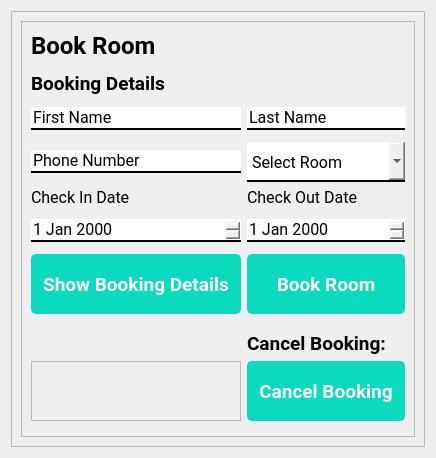
      <widget class="QWidget" name="bookRoomPage">
       <layout class="QGridLayout" name="gridLayout_12">
        <item row="0" column="0">
         <widget class="QFrame" name="frame_13">
          <property name="frameShape">
           <enum>QFrame::StyledPanel</enum>
          </property>
          <property name="frameShadow">
           <enum>QFrame::Raised</enum>
          </property>
          <layout class="QGridLayout" name="gridLayout_14">
           <item row="0" column="0">
            <widget class="QFrame" name="frame_16">
             <property name="frameShape">
              <enum>QFrame::StyledPanel</enum>
             </property>
             <property name="frameShadow">
              <enum>QFrame::Raised</enum>
             </property>
             <layout class="QGridLayout" name="gridLayout_15">
              <item row="13" column="1">
               <widget class="QFrame" name="frame_31">
                <property name="frameShape">
                 <enum>QFrame::StyledPanel</enum>
                </property>
                <property name="frameShadow">
                 <enum>QFrame::Raised</enum>
                </property>
               </widget>
              </item>
              <item row="6" column="1">
               <widget class="QComboBox" name="selectRoomInput">
                <property name="minimumSize">
                 <size>
                  <width>0</width>
                  <height>40</height>
                 </size>
                </property>
                <property name="font">
                 <font>
                  <family>Roboto</family>
                  <pointsize>12</pointsize>
                 </font>
                </property>
                <property name="styleSheet">
                 <string notr="true">border:none;
border-bottom:2px solid black;</string>
                </property>
                <item>
                 <property name="text">
                  <string>Select Room</string>
                 </property>
                </item>
               </widget>
              </item>
              <item row="9" column="1">
               <widget class="QDateEdit" name="dateEdit_4">
                <property name="font">
                 <font>
                  <family>Roboto</family>
                  <pointsize>12</pointsize>
                  <weight>50</weight>
                  <bold>false</bold>
                 </font>
                </property>
                <property name="styleSheet">
                 <string notr="true">border:none;
border-bottom: 2px solid black;</string>
                </property>
               </widget>
              </item>
              <item row="12" column="1">
               <widget class="QPushButton" name="bookRoomBtn_3">
                <property name="minimumSize">
                 <size>
                  <width>0</width>
                  <height>60</height>
                 </size>
                </property>
                <property name="font">
                 <font>
                  <family>Roboto</family>
                  <pointsize>14</pointsize>
                  <weight>75</weight>
                  <bold>true</bold>
                 </font>
                </property>
                <property name="styleSheet">
                 <string notr="true">/* Normal state styling */
QPushButton#bookRoomBtn_3 {
    color: white;
    background: #0BDABF;
    border: 2px solid #0BDABF;
    border-radius: 5px;
    padding: 5px 10px;
}

/* Hover state styling */
QPushButton#bookRoomBtn_3:hover {
    background: #08A79D; /* Change the color for hover effect */
}

/* Advanced styling */
QPushButton#bookRoomBtn_3:pressed {
    background: #067267; /* Change the color for pressed effect */
    border: 2px solid #067267;
}

/* Add any other advanced styling here */

</string>
                </property>
                <property name="text">
                 <string>Book Room</string>
                </property>
               </widget>
              </item>
              <item row="9" column="0">
               <widget class="QDateEdit" name="dateEdit_3">
                <property name="font">
                 <font>
                  <family>Roboto</family>
                  <pointsize>12</pointsize>
                  <weight>50</weight>
                  <bold>false</bold>
                 </font>
                </property>
                <property name="styleSheet">
                 <string notr="true">border:none;
border-bottom: 2px solid black;</string>
                </property>
               </widget>
              </item>
              <item row="3" column="0">
               <widget class="QFrame" name="frame_36">
                <property name="frameShape">
                 <enum>QFrame::StyledPanel</enum>
                </property>
                <property name="frameShadow">
                 <enum>QFrame::Raised</enum>
                </property>
               </widget>
              </item>
              <item row="17" column="0">
               <widget class="QFrame" name="frame_29">
                <property name="frameShape">
                 <enum>QFrame::StyledPanel</enum>
                </property>
                <property name="frameShadow">
                 <enum>QFrame::Raised</enum>
                </property>
               </widget>
              </item>
              <item row="1" column="0">
               <widget class="QFrame" name="frame_37">
                <property name="frameShape">
                 <enum>QFrame::StyledPanel</enum>
                </property>
                <property name="frameShadow">
                 <enum>QFrame::Raised</enum>
                </property>
               </widget>
              </item>
              <item row="18" column="0">
               <widget class="QFrame" name="frame_30">
                <property name="frameShape">
                 <enum>QFrame::StyledPanel</enum>
                </property>
                <property name="frameShadow">
                 <enum>QFrame::Raised</enum>
                </property>
               </widget>
              </item>
              <item row="15" column="0">
               <widget class="QFrame" name="frame_28">
                <property name="frameShape">
                 <enum>QFrame::StyledPanel</enum>
                </property>
                <property name="frameShadow">
                 <enum>QFrame::Raised</enum>
                </property>
               </widget>
              </item>
              <item row="10" column="0">
               <widget class="QFrame" name="frame_33">
                <property name="frameShape">
                 <enum>QFrame::StyledPanel</enum>
                </property>
                <property name="frameShadow">
                 <enum>QFrame::Raised</enum>
                </property>
               </widget>
              </item>
              <item row="8" column="0">
               <widget class="QFrame" name="frame_34">
                <property name="frameShape">
                 <enum>QFrame::StyledPanel</enum>
                </property>
                <property name="frameShadow">
                 <enum>QFrame::Raised</enum>
                </property>
               </widget>
              </item>
              <item row="5" column="0">
               <widget class="QFrame" name="frame_35">
                <property name="frameShape">
                 <enum>QFrame::StyledPanel</enum>
                </property>
                <property name="frameShadow">
                 <enum>QFrame::Raised</enum>
                </property>
               </widget>
              </item>
              <item row="12" column="0">
               <widget class="QPushButton" name="showBookingDetailsBtn">
                <property name="minimumSize">
                 <size>
                  <width>0</width>
                  <height>60</height>
                 </size>
                </property>
                <property name="font">
                 <font>
                  <family>Roboto</family>
                  <pointsize>14</pointsize>
                  <weight>75</weight>
                  <bold>true</bold>
                 </font>
                </property>
                <property name="styleSheet">
                 <string notr="true">/* Normal state styling */
QPushButton#showBookingDetailsBtn {
    color: white;
    background: #0BDABF;
    border: 2px solid #0BDABF;
    border-radius: 5px;
    padding: 5px 10px;
}

/* Hover state styling */
QPushButton#showBookingDetailsBtn:hover {
    background: #08A79D; /* Change the color for hover effect */
}

/* Advanced styling */
QPushButton#showBookingDetailsBtn:pressed {
    background: #067267; /* Change the color for pressed effect */
    border: 2px solid #067267;
}

/* Add any other advanced styling here */

</string>
                </property>
                <property name="text">
                 <string>Show Booking Details</string>
                </property>
               </widget>
              </item>
              <item row="17" column="1">
               <widget class="QPushButton" name="cancelBookingBtn">
                <property name="minimumSize">
                 <size>
                  <width>0</width>
                  <height>60</height>
                 </size>
                </property>
                <property name="font">
                 <font>
                  <family>Roboto</family>
                  <pointsize>14</pointsize>
                  <weight>75</weight>
                  <bold>true</bold>
                 </font>
                </property>
                <property name="styleSheet">
                 <string notr="true">/* Normal state styling */
QPushButton#cancelBookingBtn {
    color: white;
    background: #0BDABF;
    border: 2px solid #0BDABF;
    border-radius: 5px;
    padding: 5px 10px;
}

/* Hover state styling */
QPushButton#cancelBookingBtn:hover {
    background: #08A79D; /* Change the color for hover effect */
}

/* Advanced styling */
QPushButton#cancelBookingBtn:pressed {
    background: #067267; /* Change the color for pressed effect */
    border: 2px solid #067267;
}

/* Add any other advanced styling here */

</string>
                </property>
                <property name="text">
                 <string>Cancel Booking</string>
                </property>
               </widget>
              </item>
              <item row="16" column="1">
               <widget class="QLabel" name="label_8">
                <property name="maximumSize">
                 <size>
                  <width>16777215</width>
                  <height>60</height>
                 </size>
                </property>
                <property name="font">
                 <font>
                  <family>Roboto</family>
                  <pointsize>14</pointsize>
                  <weight>75</weight>
                  <bold>true</bold>
                 </font>
                </property>
                <property name="text">
                 <string>Cancel Booking:</string>
                </property>
               </widget>
              </item>
              <item row="2" column="0">
               <widget class="QLabel" name="label_7">
                <property name="maximumSize">
                 <size>
                  <width>16777215</width>
                  <height>60</height>
                 </size>
                </property>
                <property name="font">
                 <font>
                  <family>Roboto</family>
                  <pointsize>14</pointsize>
                  <weight>75</weight>
                  <bold>true</bold>
                 </font>
                </property>
                <property name="text">
                 <string>Booking Details</string>
                </property>
               </widget>
              </item>
              <item row="6" column="0">
               <widget class="QLineEdit" name="phoneNumberInput">
                <property name="font">
                 <font>
                  <family>Roboto</family>
                  <pointsize>12</pointsize>
                  <weight>50</weight>
                  <bold>false</bold>
                 </font>
                </property>
                <property name="styleSheet">
                 <string notr="true">border:none;
border-bottom:2px solid black;</string>
                </property>
                <property name="text">
                 <string>Phone Number</string>
                </property>
               </widget>
              </item>
              <item row="0" column="0">
               <widget class="QLabel" name="label_5">
                <property name="maximumSize">
                 <size>
                  <width>16777215</width>
                  <height>60</height>
                 </size>
                </property>
                <property name="font">
                 <font>
                  <family>Roboto</family>
                  <pointsize>18</pointsize>
                  <weight>75</weight>
                  <bold>true</bold>
                 </font>
                </property>
                <property name="text">
                 <string>Book Room</string>
                </property>
               </widget>
              </item>
              <item row="4" column="0">
               <widget class="QLineEdit" name="firstNameInput">
                <property name="font">
                 <font>
                  <family>Roboto</family>
                  <pointsize>12</pointsize>
                  <weight>50</weight>
                  <bold>false</bold>
                 </font>
                </property>
                <property name="styleSheet">
                 <string notr="true">border:none;
border-bottom:2px solid black;</string>
                </property>
                <property name="text">
                 <string>First Name</string>
                </property>
               </widget>
              </item>
              <item row="4" column="1">
               <widget class="QLineEdit" name="lastNameInput">
                <property name="font">
                 <font>
                  <family>Roboto</family>
                  <pointsize>12</pointsize>
                  <weight>50</weight>
                  <bold>false</bold>
                 </font>
                </property>
                <property name="styleSheet">
                 <string notr="true">border:none;
border-bottom:2px solid black;</string>
                </property>
                <property name="text">
                 <string>Last Name</string>
                </property>
               </widget>
              </item>
              <item row="7" column="0" alignment="Qt::AlignBottom">
               <widget class="QLabel" name="label_2">
                <property name="font">
                 <font>
                  <family>Roboto</family>
                  <pointsize>12</pointsize>
                 </font>
                </property>
                <property name="text">
                 <string>Check In Date</string>
                </property>
               </widget>
              </item>
              <item row="7" column="1" alignment="Qt::AlignBottom">
               <widget class="QLabel" name="label_16">
                <property name="font">
                 <font>
                  <family>Roboto</family>
                  <pointsize>12</pointsize>
                 </font>
                </property>
                <property name="text">
                 <string>Check Out Date</string>
                </property>
               </widget>
              </item>
             </layout>
            </widget>
           </item>
          </layout>
         </widget>
        </item>
       </layout>
      </widget>
